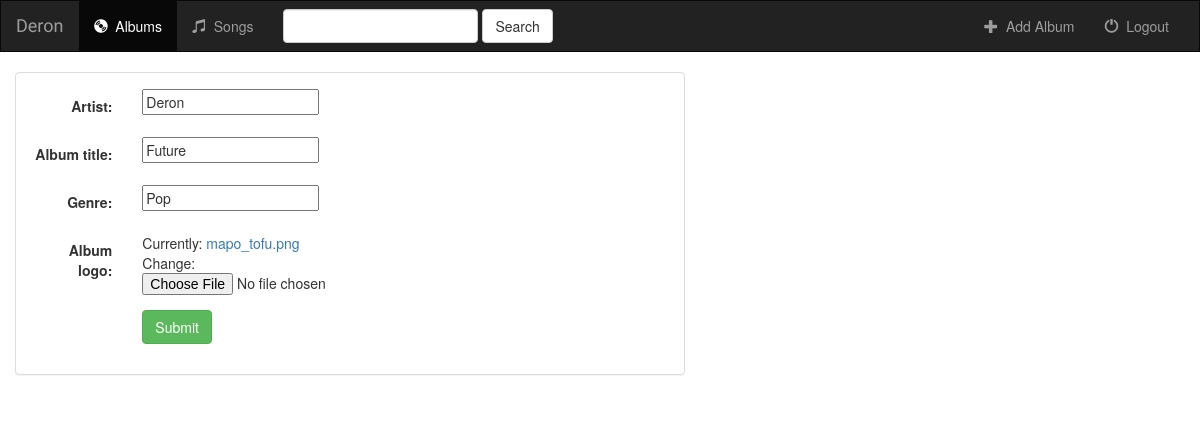
/music/album/4/, run on the app's committed database.
### music/models.py (models this page shows, shortened)
class Album(models.Model):
    artist = models.CharField(max_length=250)
    album_title = models.CharField(max_length=500)
    genre = models.CharField(max_length=100)
    album_logo = models.FileField()
    is_favorite = models.BooleanField(default=False)

### music/views.py (the view)
# urls.py: url(r'album/(?P<pk>[0-9]+)/$', views.AlbumUpdate.as_view(), name='album-update'),
class AlbumUpdate(UpdateView):
    model = Album
    template_name = 'music/album-form.html'
    fields = ['artist', 'album_title', 'genre', 'album_logo']

### music/templates/music/album-form.html (shortened to what this page needs)
{% extends 'music/base.html' %}
{% block body %}
<div class="container-fluid">
    <div class="row">
        <div class="col-sm-12 col-md-7">
            <div class="panel panel-default">
                <div class="panel-body">
                    <form class="form-horizontal" action="" method="post" enctype="multipart/form-data">
                        {% include 'music/form-template.html' %}
                        <div class="form-group">
                            <div class="col-sm-offset-2 col-sm-10">
                                <button type="submit" class="btn btn-success">Submit</button>
                            </div>
                        </div>
                    </form>
                </div>
            </div>
        </div>
    </div>
</div>
{% endblock %}

### music/templates/music/form-template.html (shortened to what this page needs)
{% for field in form %}
    <div class="form-group">
        <div class="col-sm-offset-2 col-sm-10">
        </div>
    <label class="control-label col-sm-2">{{ field.label_tag }}</label>
    <div class="col-sm-10">{{ field }}</div>
    </div>
{% endfor %}

### music/static/music/style.css (style rules this page uses)
body { background: white url("images/background.png"); }

### data on the page
Album: form "Deron" "Future" "Pop"

### other printed values
{{ field.label_tag }} "Artist:" "Album title:" "Genre:" "Album logo:"
